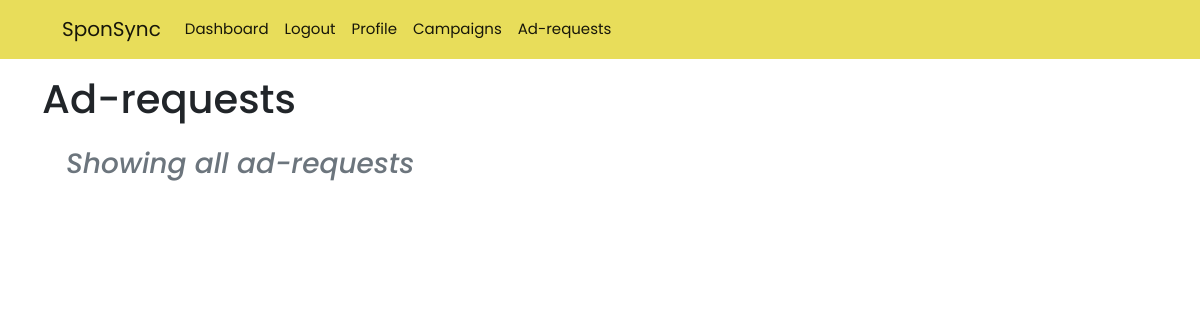
/influencer/ad_requests (signed in), run on an earlier commit of the app's database.
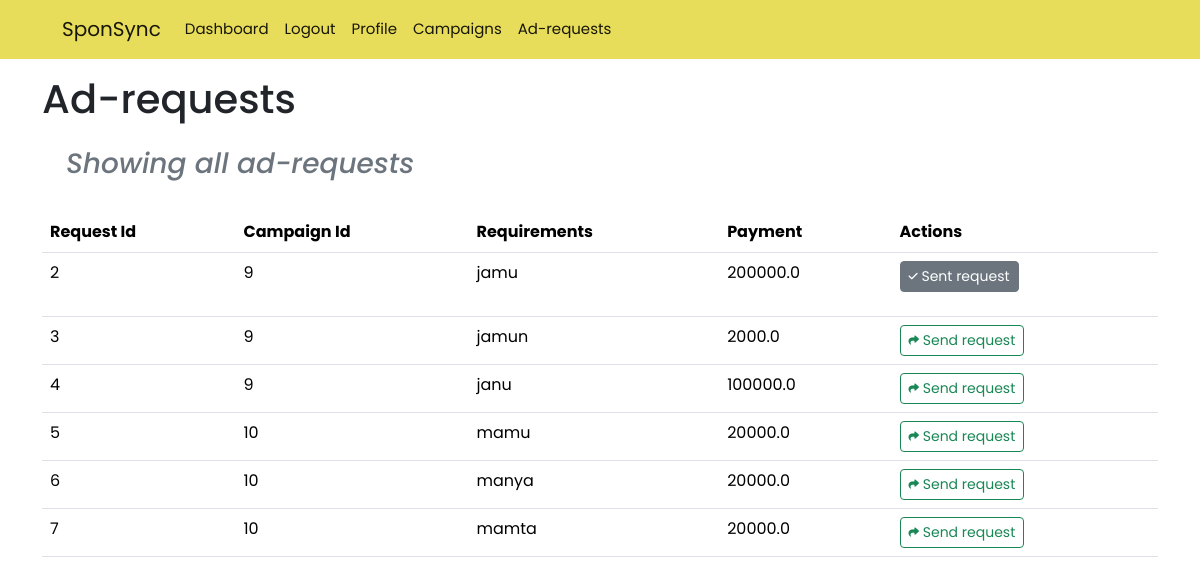
And on a later commit of the database.
### models.py (models this page shows)
class AdRequest(db.Model):
    id = db.Column(db.Integer,primary_key=True)
    campaign_id = db.Column(db.Integer,db.ForeignKey("campaign.id"))
    influencer_id = db.Column(db.Integer,db.ForeignKey("influencer.id"),nullable=True)
    status = db.Column(db.String(10),nullable=False,default="generated")
    payment = db.Column(db.Float,nullable=False)
    requirements = db.Column(db.String(100),nullable=False)

### routes.py (the view)
@app.route('/influencer/ad_requests')
@auth_required
def influencer_ad_requests():
    ongoing_campaigns = Campaign.query.filter(
        Campaign.start_date <= date.today(),
        Campaign.end_date >= date.today()
    ).all()
    ongoing_campaign_ids = [campaign.id for campaign in ongoing_campaigns]
    ad_requests = AdRequest.query.filter(
        AdRequest.campaign_id.in_(ongoing_campaign_ids)
    ).all()
    user = User.query.get(session['user_id'])
    influencer = Influencer.query.get(user.id)
    return render_template('influencer/ad_requests.html',user=user,influencer=influencer,ad_requests = ad_requests)

### routes.py (called while the page is built)
def auth_required(func):
    @wraps(func)
    def inner(*args , **kwargs):
        if 'user_id' not in session:
            flash('You need to login first.')
            return redirect(url_for('login'))
        return func(*args,**kwargs)
    return inner

### templates/influencer/ad_requests.html (shortened to what this page needs)
{% extends 'layout.html' %}
{% block content %}
<h1 class="mt-3">Ad-requests</h1>
<div class="heading m-4">
    <h3 class="text-muted"><i>Showing all ad-requests</i></h3>
</div>
{% if ad_requests | length !=0 %}
<table class="table">
    <thead>
        <tr>
            <th>Request Id</th>
            <th>Campaign Id</th>
            <th>Requirements</th>
            <th>Payment</th>
            <th>Actions</th>
        </tr>
    </thead>
    {% endif %}
    {% for ad in ad_requests %}
    {% if ad.status != "completed" and ad.status!="accepted" %}
    <tr>
        <td>{{ad.id}}</td>
        <td>{{ad.campaign_id}}</td>
        <td>{{ad.requirements}}</td>
        <td>{{ad.payment}}</td>
        <td>
            {% if ad.status == "sent" %}
            <p class="btn btn-sm btn-secondary">
                Sent request
            </p>
            {% elif ad.status == "accepted" %}
            <p class="btn btn-sm btn-success">
                <i class="fas fa-check fa-xs"></i>
                Accepted !
            </p>
            {% elif ad.status == "rejected" %}
            <p class="btn btn-sm btn-danger">
                <i class="fas fa-xmark fa-xs"></i>
                Rejected !
            </p>
            {% else %}
            <a href="{{ url_for('send_request',id=ad.id) }}" class="btn btn-sm btn-outline-success">
                Send request
                {% endif %}
        </td>
    </tr>
    {% endif %}
    {% endfor %}
</table>
{% endblock %}

### templates/layout.html (shortened to what this page needs)
<!DOCTYPE html>
<html lang="en">
<head>
    <link rel="stylesheet" href="https://cdn.jsdelivr.net/npm/bootstrap@5.2.3/dist/css/bootstrap.min.css">
    <link rel="stylesheet" href="https://cdnjs.cloudflare.com/ajax/libs/font-awesome/6.5.2/css/all.min.css">
</head>
<body>
    {% include 'nav.html' %}
    <div class="container">
        {% block content %}
        {% endblock %}
    </div>
</body>
</html>

### templates/nav.html (shortened to what this page needs)
<nav class="navbar navbar-expand-lg" style="background-color: #e8dd5a;">
    <div class="container-fluid">
        <a class="navbar-brand" href="{{ url_for('index') }}">SponSync</a>
        <div class="collapse navbar-collapse" id="navbarNav">
            <ul class="navbar-nav">
                {% if user %}
                <li class="nav-item">
                    <a class="nav-link active" href="{{ url_for('dashboard') }}">Dashboard</a>
                </li>
                <li class="nav-item">
                    <a class="nav-link active" href="{{ url_for('logout') }}">Logout</a>
                </li>
                {% if user.type == "sponsor" %}
                <li class="nav-item">
                    <a class="nav-link active" href="{{ url_for('sponsor_profile') }}">Profile</a>
                </li>
                <li class="nav-item">
                    <a class="nav-link active" href="{{ url_for('sponsor_campaigns') }}">Campaigns</a>
                </li>
                <li class="nav-item">
                    <a class="nav-link active" href="{{ url_for('sponsor_ad_requests') }}">Ad-requests</a>
                </li>
                {% endif %}
                {% endif %}
            </ul>
        </div>
    </div>
</nav>

### templates/layout.html (style rules this page uses)
* { font-family: "Poppins", system-ui; ; }
.table { color: aliceblue; }

### templates/influencer/ad_requests.html (style rules this page uses)
.heading { display: flex; justify-content: space-between; align-items: center; }
td { max-width: 380px; color: black; }
th { color:black; }

### templates/nav.html (style rules this page uses)
.navbar { width: 100%; padding: 0; padding: 0px 50px; }
li { padding: 10px 0px; font-size: 15px; }

What changed in the data, as far as the page shows it:
added AdRequest: id "2", campaign_id "9", requirements "jamu", payment "200000.0", status "Sent request"
added AdRequest: id "3", campaign_id "9", requirements "jamun", payment "2000.0"
added AdRequest: id "4", campaign_id "9", requirements "janu", payment "100000.0"
added AdRequest: id "5", campaign_id "10", requirements "mamu", payment "20000.0"
added AdRequest: id "6", campaign_id "10", requirements "manya", payment "20000.0"
added AdRequest: id "7", campaign_id "10", requirements "mamta", payment "20000.0"
Also different on the page:
text now shown: "Request Id Campaign Id Requirements Payment Actions"
